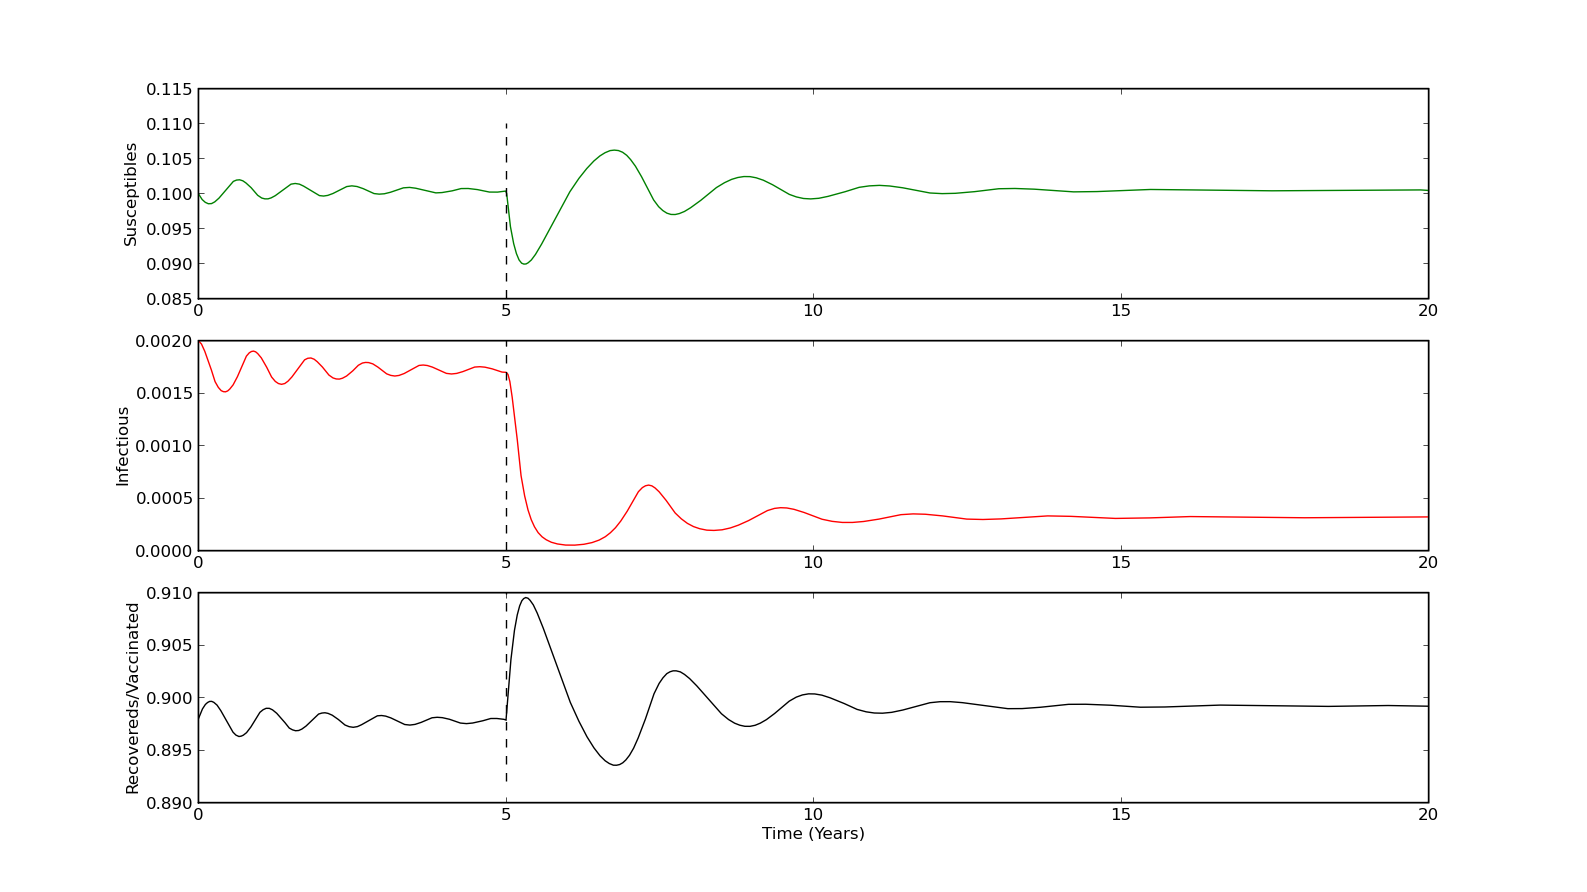

Here is the Python script that generated this plot:
#!/usr/bin/env python

####################################################################
###    This is the PYTHON version of program 8.2 from page 296 of  #
### "Modeling Infectious Disease in humans and animals"            #
### by Keeling & Rohani.										   #
###																   #
### It is the SIR epidemic (with equal births and deaths) and      #
### random vaccination. Vaccination starts at time tV, after which #
### susceptible individuals are vaccinated at rate v               #
####################################################################

###################################
### Written by Ilias Soumpasis    #
### ilias.soumpasis@ucd.ie (work) #
### ilias.soumpasis@gmail.com	  #
###################################

import scipy.integrate as spi
import numpy as np
import pylab as pl

beta=520/365.0;
gamma=1/7.0;
mu=1/(10*365.0);
S0=0.1;
I0=2e-3;
v0=0.002;
tV=5*365;
ND=MaxTime=20*365;
TS=1.0
R0=1-S0-I0

INPUT = np.hstack((S0,I0,R0))

def diff_eqs(INP,t):  
	'''The main set of equations'''
	Y=np.zeros((3))
	V = INP   
	Y[0]= mu - beta*V[0]*V[1] - mu*V[0] - v * V[0]
	Y[1]= beta*V[0]*V[1] - gamma*V[1] - mu*V[1]
	Y[2]= v * V[0] + gamma*V[1] - mu*V[2]
	return Y   # For odeint

t_start = 0.0; t_end = tV; t_inc = TS
t_range1 = np.arange(t_start, t_end+t_inc, t_inc)
t_start = tV; t_end = ND; t_inc = TS
t_range2 = np.arange(tV, t_end+t_inc, t_inc)
T = np.hstack((t_range1, t_range2))
v=0
RES1 = spi.odeint(diff_eqs,INPUT,t_range1)
v=v0
RES2 = spi.odeint(diff_eqs,RES1[-1],t_range2)
print RES2

S = np.hstack((RES1[:,0],RES2[:,0]))
I = np.hstack((RES1[:,1],RES2[:,1]))
R = np.hstack((RES1[:,2],RES2[:,2]))

pl.subplot(311)
pl.plot(T[1:,]/365.0, S[1:,], '-g')
ll=pl.ylim()
tVV=np.repeat([tV/365.],len(ll))
pl.plot(tVV, ll, '--k')
pl.ylabel('Susceptibles')
pl.subplot(312)
pl.plot(T[1:,]/365.0, I[1:,], '-r')
ll=pl.ylim()
tVV=np.repeat([tV/365.],len(ll))
pl.plot(tVV, ll, '--k')
pl.ylabel('Infectious')
pl.subplot(313)
pl.plot(T[1:,]/365.0, R[1:,], '-k')
ll=pl.ylim()
tVV=np.repeat([tV/365.],len(ll))
pl.plot(tVV, ll, '--k')
pl.ylabel('Recovereds/Vaccinated')
pl.xlabel('Time (Years)')

pl.show()
